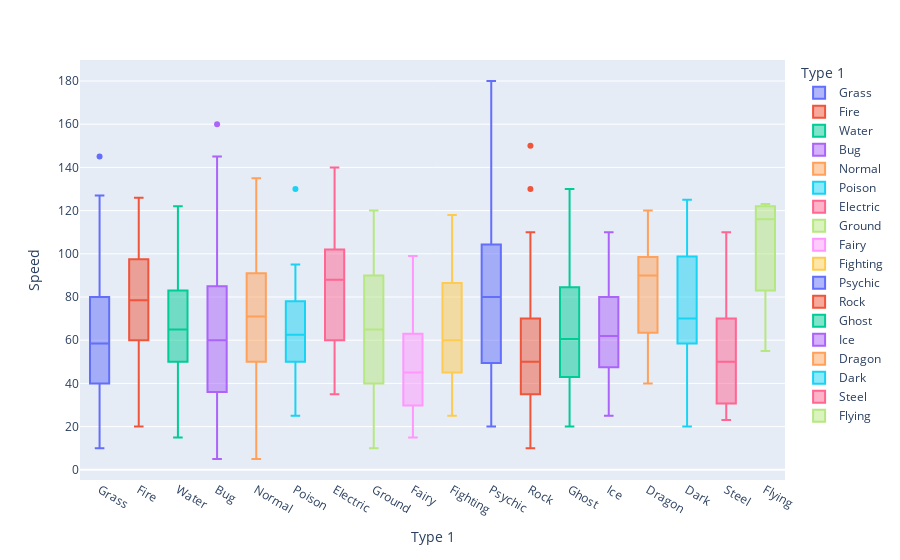

Source (notebook cell):
### Markdown cell above
**11-12 tane değerin toplamı %80'e ulaşabildiği için bu kadar veriyi ayrı ayrı incelemek çok mantıklı değil. Bu yüzden bu paretoya uygun değil. 4-5 tanesi % 80 etseydi incelemek için onları ayrı değerlendirip diğer kalanları bir grup yapabilridik.**

### Code cell
px.box(data_frame=df, x="Type 1", y= "Speed", color = "Type 1")

### Figure 1 — Plotly figure (JSON) as saved in the notebook; plotly's stock layout.template omitted (floating-point values rounded to 4 significant figures)
{"data": [{"alignmentgroup": "True", "hovertemplate": "Type 1=%{x}<br>Speed=%{y}<extra></extra>", "legendgroup": "Grass", "marker": {"color": "#636efa"}, "name": "Grass", "notched": false, "offsetgroup": "Grass", "orientation": "v", "showlegend": true, "type": "box", "x": ["Grass", "Grass", "Grass", "Grass", "Grass", "Grass", "Grass", "Grass", "Grass", "Grass", "Grass", "Grass", "Grass", "Grass", "Grass", "Grass", "Grass", "Grass", "Grass", "Grass", "Grass", "Grass", "Grass", "Grass", "Grass", "Grass", "Grass", "Grass", "Grass", "Grass", "Grass", "Grass", "Grass", "Grass", "Grass", "Grass", "Grass", "Grass", "Grass", "Grass", "Grass", "Grass", "Grass", "Grass", "Grass", "Grass", "Grass", "Grass", "Grass", "Grass", "Grass", "Grass", "Grass", "Grass", "Grass", "Grass", "Grass", "Grass", "Grass", "Grass", "Grass", "Grass", "Grass", "Grass", "Grass", "Grass", "Grass", "Grass", "Grass", "Grass"], "x0": " ", "xaxis": "x", "y": [45, 60, 80, 80, 30, 40, 50, 40, 55, 70, 40, 55, 60, 45, 60, 80, 50, 50, 80, 110, 30, 30, 70, 95, 120, 145, 30, 60, 80, 35, 70, 65, 35, 55, 51, 31, 36, 56, 55, 90, 35, 85, 46, 40, 60, 30, 50, 95, 100, 127, 63, 83, 113, 64, 101, 66, 116, 30, 90, 60, 15, 30, 10, 20, 108, 38, 57, 64, 52, 68], "y0": " ", "yaxis": "y"}, {"alignmentgroup": "True", "hovertemplate": "Type 1=%{x}<br>Speed=%{y}<extra></extra>", "legendgroup": "Fire", "marker": {"color": "#EF553B"}, "name": "Fire", "notched": false, "offsetgroup": "Fire", "orientation": "v", "showlegend": true, "type": "box", "x": ["Fire", "Fire", "Fire", "Fire", "Fire", "Fire", "Fire", "Fire", "Fire", "Fire", "Fire", "Fire", "Fire", "Fire", "Fire", "Fire", "Fire", "Fire", "Fire", "Fire", "Fire", "Fire", "Fire", "Fire", "Fire", "Fire", "Fire", "Fire", "Fire", "Fire", "Fire", "Fire", "Fire", "Fire", "Fire", "Fire", "Fire", "Fire", "Fire", "Fire", "Fire", "Fire", "Fire", "Fire", "Fire", "Fire", "Fire", "Fire", "Fire", "Fire", "Fire", "Fire"], "x0": " ", "xaxis": "x", "y": [65, 80, 100, 100, 100, 65, 100, 60, 95, 90, 105, 93, 65, 90, 65, 80, 100, 20, 30, 83, 100, 90, 45, 55, 80, 100, 35, 40, 20, 20, 61, 81, 108, 83, 77, 45, 55, 65, 64, 101, 50, 95, 55, 65, 60, 73, 104, 84, 126, 72, 106, 70], "y0": " ", "yaxis": "y"}, {"alignmentgroup": "True", "hovertemplate": "Type 1=%{x}<br>Speed=%{y}<extra></extra>", "legendgroup": "Water", "marker": {"color": "#00cc96"}, "name": "Water", "notched": false, "offsetgroup": "Water", "orientation": "v", "showlegend": true, "type": "box", "x": ["Water", "Water", "Water", "Water", "Water", "Water", "Water", "Water", "Water", "Water", "Water", "Water", "Water", "Water", "Water", "Water", "Water", "Water", "Water", "Water", "Water", "Water", "Water", "Water", "Water", "Water", "Water", "Water", "Water", "Water", "Water", "Water", "Water", "Water", "Water", "Water", "Water", "Water", "Water", "Water", "Water", "Water", "Water", "Water", "Water", "Water", "Water", "Water", "Water", "Water", "Water", "Water", "Water", "Water", "Water", "Water", "Water", "Water", "Water", "Water", "Water", "Water", "Water", "Water", "Water", "Water", "Water", "Water", "Water", "Water", "Water", "Water", "Water", "Water", "Water", "Water", "Water", "Water", "Water", "Water", "Water", "Water", "Water", "Water", "Water", "Water", "Water", "Water", "Water", "Water", "Water", "Water", "Water", "Water", "Water", "Water", "Water", "Water", "Water", "Water", "Water", "Water", "Water", "Water", "Water", "Water", "Water", "Water", "Water", "Water", "Water", "Water"], "x0": " ", "xaxis": "x", "y": [43, 58, 78, 78, 55, 85, 90, 90, 70, 70, 100, 15, 30, 30, 45, 70, 40, 70, 50, 75, 60, 85, 63, 68, 85, 115, 80, 81, 81, 60, 65, 43, 58, 78, 67, 67, 40, 50, 70, 15, 35, 30, 85, 35, 65, 45, 70, 85, 85, 40, 50, 60, 70, 30, 50, 70, 85, 65, 65, 95, 105, 60, 60, 60, 60, 35, 55, 80, 81, 32, 52, 52, 55, 97, 90, 90, 40, 50, 60, 85, 115, 34, 39, 66, 91, 50, 100, 80, 100, 45, 60, 70, 64, 101, 64, 69, 74, 98, 22, 32, 55, 98, 40, 60, 65, 108, 108, 71, 97, 122, 44, 59], "y0": " ", "yaxis": "y"}, {"alignmentgroup": "True", "hovertemplate": "Type 1=%{x}<br>Speed=%{y}<extra></extra>", "legendgroup": "Bug", "marker": {"color": "#ab63fa"}, "name": "Bug", "notched": false, "offsetgroup": "Bug", "orientation": "v", "showlegend": true, "type": "box", "x": ["Bug", "Bug", "Bug", "Bug", "Bug", "Bug", "Bug", "Bug", "Bug", "Bug", "Bug", "Bug", "Bug", "Bug", "Bug", "Bug", "Bug", "Bug", "Bug", "Bug", "Bug", "Bug", "Bug", "Bug", "Bug", "Bug", "Bug", "Bug", "Bug", "Bug", "Bug", "Bug", "Bug", "Bug", "Bug", "Bug", "Bug", "Bug", "Bug", "Bug", "Bug", "Bug", "Bug", "Bug", "Bug", "Bug", "Bug", "Bug", "Bug", "Bug", "Bug", "Bug", "Bug", "Bug", "Bug", "Bug", "Bug", "Bug", "Bug", "Bug", "Bug", "Bug", "Bug", "Bug", "Bug", "Bug", "Bug", "Bug", "Bug"], "x0": " ", "xaxis": "x", "y": [45, 30, 70, 50, 35, 75, 145, 25, 30, 45, 90, 105, 85, 105, 55, 85, 30, 40, 95, 15, 40, 65, 75, 5, 85, 75, 20, 15, 65, 15, 65, 65, 60, 40, 160, 40, 85, 85, 25, 65, 36, 36, 36, 36, 66, 70, 40, 95, 42, 42, 92, 57, 47, 112, 55, 45, 60, 20, 65, 108, 25, 145, 109, 60, 100, 99, 35, 29, 89], "y0": " ", "yaxis": "y"}, {"alignmentgroup": "True", "hovertemplate": "Type 1=%{x}<br>Speed=%{y}<extra></extra>", "legendgroup": "Normal", "marker": {"color": "#FFA15A"}, "name": "Normal", "notched": false, "offsetgroup": "Normal", "orientation": "v", "showlegend": true, "type": "box", "x": ["Normal", "Normal", "Normal", "Normal", "Normal", "Normal", "Normal", "Normal", "Normal", "Normal", "Normal", "Normal", "Normal", "Normal", "Normal", "Normal", "Normal", "Normal", "Normal", "Normal", "Normal", "Normal", "Normal", "Normal", "Normal", "Normal", "Normal", "Normal", "Normal", "Normal", "Normal", "Normal", "Normal", "Normal", "Normal", "Normal", "Normal", "Normal", "Normal", "Normal", "Normal", "Normal", "Normal", "Normal", "Normal", "Normal", "Normal", "Normal", "Normal", "Normal", "Normal", "Normal", "Normal", "Normal", "Normal", "Normal", "Normal", "Normal", "Normal", "Normal", "Normal", "Normal", "Normal", "Normal", "Normal", "Normal", "Normal", "Normal", "Normal", "Normal", "Normal", "Normal", "Normal", "Normal", "Normal", "Normal", "Normal", "Normal", "Normal", "Normal", "Normal", "Normal", "Normal", "Normal", "Normal", "Normal", "Normal", "Normal", "Normal", "Normal", "Normal", "Normal", "Normal", "Normal", "Normal", "Normal", "Normal", "Normal"], "x0": " ", "xaxis": "x", "y": [56, 71, 101, 121, 72, 97, 70, 100, 20, 45, 90, 115, 60, 75, 100, 30, 50, 90, 100, 110, 48, 55, 40, 30, 20, 90, 50, 70, 15, 85, 85, 45, 40, 55, 60, 85, 75, 100, 55, 60, 100, 85, 125, 30, 90, 100, 28, 48, 68, 20, 50, 70, 60, 50, 90, 70, 40, 60, 80, 100, 31, 71, 115, 85, 105, 135, 85, 112, 30, 91, 5, 50, 90, 100, 120, 42, 77, 55, 60, 80, 43, 65, 93, 50, 50, 75, 115, 75, 95, 55, 60, 80, 90, 128, 57, 78, 62, 102], "y0": " ", "yaxis": "y"}, {"alignmentgroup": "True", "hovertemplate": "Type 1=%{x}<br>Speed=%{y}<extra></extra>", "legendgroup": "Poison", "marker": {"color": "#19d3f3"}, "name": "Poison", "notched": false, "offsetgroup": "Poison", "orientation": "v", "showlegend": true, "type": "box", "x": ["Poison", "Poison", "Poison", "Poison", "Poison", "Poison", "Poison", "Poison", "Poison", "Poison", "Poison", "Poison", "Poison", "Poison", "Poison", "Poison", "Poison", "Poison", "Poison", "Poison", "Poison", "Poison", "Poison", "Poison", "Poison", "Poison", "Poison", "Poison"], "x0": " ", "xaxis": "x", "y": [55, 80, 41, 56, 76, 50, 65, 85, 55, 90, 25, 50, 35, 60, 130, 40, 55, 65, 74, 84, 65, 95, 50, 85, 65, 75, 30, 44], "y0": " ", "yaxis": "y"}, {"alignmentgroup": "True", "hovertemplate": "Type 1=%{x}<br>Speed=%{y}<extra></extra>", "legendgroup": "Electric", "marker": {"color": "#FF6692"}, "name": "Electric", "notched": false, "offsetgroup": "Electric", "orientation": "v", "showlegend": true, "type": "box", "x": ["Electric", "Electric", "Electric", "Electric", "Electric", "Electric", "Electric", "Electric", "Electric", "Electric", "Electric", "Electric", "Electric", "Electric", "Electric", "Electric", "Electric", "Electric", "Electric", "Electric", "Electric", "Electric", "Electric", "Electric", "Electric", "Electric", "Electric", "Electric", "Electric", "Electric", "Electric", "Electric", "Electric", "Electric", "Electric", "Electric", "Electric", "Electric", "Electric", "Electric", "Electric", "Electric", "Electric", "Electric"], "x0": " ", "xaxis": "x", "y": [90, 110, 45, 70, 100, 140, 105, 130, 100, 60, 35, 45, 55, 45, 95, 115, 65, 105, 135, 95, 95, 45, 60, 70, 95, 60, 95, 91, 86, 86, 86, 86, 86, 76, 116, 103, 60, 40, 50, 111, 101, 70, 109, 101], "y0": " ", "yaxis": "y"}, {"alignmentgroup": "True", "hovertemplate": "Type 1=%{x}<br>Speed=%{y}<extra></extra>", "legendgroup": "Ground", "marker": {"color": "#B6E880"}, "name": "Ground", "notched": false, "offsetgroup": "Ground", "orientation": "v", "showlegend": true, "type": "box", "x": ["Ground", "Ground", "Ground", "Ground", "Ground", "Ground", "Ground", "Ground", "Ground", "Ground", "Ground", "Ground", "Ground", "Ground", "Ground", "Ground", "Ground", "Ground", "Ground", "Ground", "Ground", "Ground", "Ground", "Ground", "Ground", "Ground", "Ground", "Ground", "Ground", "Ground", "Ground", "Ground"], "x0": " ", "xaxis": "x", "y": [40, 65, 95, 120, 35, 45, 25, 40, 85, 40, 50, 10, 70, 100, 55, 75, 90, 90, 32, 47, 40, 95, 68, 88, 65, 74, 92, 32, 35, 55, 101, 91], "y0": " ", "yaxis": "y"}, {"alignmentgroup": "True", "hovertemplate": "Type 1=%{x}<br>Speed=%{y}<extra></extra>", "legendgroup": "Fairy", "marker": {"color": "#FF97FF"}, "name": "Fairy", "notched": false, "offsetgroup": "Fairy", "orientation": "v", "showlegend": true, "type": "box", "x": ["Fairy", "Fairy", "Fairy", "Fairy", "Fairy", "Fairy", "Fairy", "Fairy", "Fairy", "Fairy", "Fairy", "Fairy", "Fairy", "Fairy", "Fairy", "Fairy", "Fairy"], "x0": " ", "xaxis": "x", "y": [35, 60, 15, 20, 40, 30, 45, 80, 42, 52, 75, 23, 29, 49, 72, 60, 99], "y0": " ", "yaxis": "y"}, {"alignmentgroup": "True", "hovertemplate": "Type 1=%{x}<br>Speed=%{y}<extra></extra>", "legendgroup": "Fighting", "marker": {"color": "#FECB52"}, "name": "Fighting", "notched": false, "offsetgroup": "Fighting", "orientation": "v", "showlegend": true, "type": "box", "x": ["Fighting", "Fighting", "Fighting", "Fighting", "Fighting", "Fighting", "Fighting", "Fighting", "Fighting", "Fighting", "Fighting", "Fighting", "Fighting", "Fighting", "Fighting", "Fighting", "Fighting", "Fighting", "Fighting", "Fighting", "Fighting", "Fighting", "Fighting", "Fighting", "Fighting", "Fighting", "Fighting"], "x0": " ", "xaxis": "x", "y": [70, 95, 35, 45, 55, 87, 76, 35, 70, 25, 50, 60, 80, 100, 60, 90, 112, 35, 40, 45, 45, 85, 65, 105, 43, 58, 118], "y0": " ", "yaxis": "y"}, {"alignmentgroup": "True", "hovertemplate": "Type 1=%{x}<br>Speed=%{y}<extra></extra>", "legendgroup": "Psychic", "marker": {"color": "#636efa"}, "name": "Psychic", "notched": false, "offsetgroup": "Psychic", "orientation": "v", "showlegend": true, "type": "box", "x": ["Psychic", "Psychic", "Psychic", "Psychic", "Psychic", "Psychic", "Psychic", "Psychic", "Psychic", "Psychic", "Psychic", "Psychic", "Psychic", "Psychic", "Psychic", "Psychic", "Psychic", "Psychic", "Psychic", "Psychic", "Psychic", "Psychic", "Psychic", "Psychic", "Psychic", "Psychic", "Psychic", "Psychic", "Psychic", "Psychic", "Psychic", "Psychic", "Psychic", "Psychic", "Psychic", "Psychic", "Psychic", "Psychic", "Psychic", "Psychic", "Psychic", "Psychic", "Psychic", "Psychic", "Psychic", "Psychic", "Psychic", "Psychic", "Psychic", "Psychic", "Psychic", "Psychic", "Psychic", "Psychic", "Psychic", "Psychic", "Psychic"], "x0": " ", "xaxis": "x", "y": [90, 105, 120, 150, 42, 67, 90, 130, 130, 140, 100, 70, 95, 110, 48, 33, 110, 100, 40, 50, 80, 100, 60, 80, 65, 23, 150, 150, 90, 180, 45, 60, 80, 110, 95, 80, 115, 85, 100, 24, 29, 72, 114, 97, 45, 55, 65, 20, 30, 30, 30, 40, 68, 104, 104, 70, 80], "y0": " ", "yaxis": "y"}, {"alignmentgroup": "True", "hovertemplate": "Type 1=%{x}<br>Speed=%{y}<extra></extra>", "legendgroup": "Rock", "marker": {"color": "#EF553B"}, "name": "Rock", "notched": false, "offsetgroup": "Rock", "orientation": "v", "showlegend": true, "type": "box", "x": ["Rock", "Rock", "Rock", "Rock", "Rock", "Rock", "Rock", "Rock", "Rock", "Rock", "Rock", "Rock", "Rock", "Rock", "Rock", "Rock", "Rock", "Rock", "Rock", "Rock", "Rock", "Rock", "Rock", "Rock", "Rock", "Rock", "Rock", "Rock", "Rock", "Rock", "Rock", "Rock", "Rock", "Rock", "Rock", "Rock", "Rock", "Rock", "Rock", "Rock", "Rock", "Rock", "Rock", "Rock"], "x0": " ", "xaxis": "x", "y": [20, 35, 45, 70, 35, 55, 55, 80, 130, 150, 30, 41, 51, 61, 71, 30, 70, 70, 23, 43, 75, 45, 50, 58, 58, 30, 30, 10, 40, 15, 20, 25, 70, 110, 108, 50, 68, 48, 71, 46, 58, 50, 50, 110], "y0": " ", "yaxis": "y"}, {"alignmentgroup": "True", "hovertemplate": "Type 1=%{x}<br>Speed=%{y}<extra></extra>", "legendgroup": "Ghost", "marker": {"color": "#00cc96"}, "name": "Ghost", "notched": false, "offsetgroup": "Ghost", "orientation": "v", "showlegend": true, "type": "box", "x": ["Ghost", "Ghost", "Ghost", "Ghost", "Ghost", "Ghost", "Ghost", "Ghost", "Ghost", "Ghost", "Ghost", "Ghost", "Ghost", "Ghost", "Ghost", "Ghost", "Ghost", "Ghost", "Ghost", "Ghost", "Ghost", "Ghost", "Ghost", "Ghost", "Ghost", "Ghost", "Ghost", "Ghost", "Ghost", "Ghost", "Ghost", "Ghost"], "x0": " ", "xaxis": "x", "y": [80, 95, 110, 130, 85, 45, 65, 75, 25, 25, 70, 80, 105, 35, 45, 90, 90, 30, 30, 20, 55, 80, 38, 56, 51, 56, 46, 41, 84, 99, 69, 54], "y0": " ", "yaxis": "y"}, {"alignmentgroup": "True", "hovertemplate": "Type 1=%{x}<br>Speed=%{y}<extra></extra>", "legendgroup": "Ice", "marker": {"color": "#ab63fa"}, "name": "Ice", "notched": false, "offsetgroup": "Ice", "orientation": "v", "showlegend": true, "type": "box", "x": ["Ice", "Ice", "Ice", "Ice", "Ice", "Ice", "Ice", "Ice", "Ice", "Ice", "Ice", "Ice", "Ice", "Ice", "Ice", "Ice", "Ice", "Ice", "Ice", "Ice", "Ice", "Ice", "Ice", "Ice"], "x0": " ", "xaxis": "x", "y": [95, 85, 50, 50, 75, 65, 50, 80, 100, 25, 45, 65, 50, 65, 80, 110, 44, 59, 79, 40, 50, 105, 28, 28], "y0": " ", "yaxis": "y"}, {"alignmentgroup": "True", "hovertemplate": "Type 1=%{x}<br>Speed=%{y}<extra></extra>", "legendgroup": "Dragon", "marker": {"color": "#FFA15A"}, "name": "Dragon", "notched": false, "offsetgroup": "Dragon", "orientation": "v", "showlegend": true, "type": "box", "x": ["Dragon", "Dragon", "Dragon", "Dragon", "Dragon", "Dragon", "Dragon", "Dragon", "Dragon", "Dragon", "Dragon", "Dragon", "Dragon", "Dragon", "Dragon", "Dragon", "Dragon", "Dragon", "Dragon", "Dragon", "Dragon", "Dragon", "Dragon", "Dragon", "Dragon", "Dragon", "Dragon", "Dragon", "Dragon", "Dragon", "Dragon", "Dragon"], "x0": " ", "xaxis": "x", "y": [50, 70, 80, 80, 80, 50, 50, 100, 120, 110, 110, 110, 110, 95, 115, 42, 82, 102, 92, 57, 67, 97, 48, 90, 90, 95, 95, 95, 40, 60, 80, 95], "y0": " ", "yaxis": "y"}, {"alignmentgroup": "True", "hovertemplate": "Type 1=%{x}<br>Speed=%{y}<extra></extra>", "legendgroup": "Dark", "marker": {"color": "#19d3f3"}, "name": "Dark", "notched": false, "offsetgroup": "Dark", "orientation": "v", "showlegend": true, "type": "box", "x": ["Dark", "Dark", "Dark", "Dark", "Dark", "Dark", "Dark", "Dark", "Dark", "Dark", "Dark", "Dark", "Dark", "Dark", "Dark", "Dark", "Dark", "Dark", "Dark", "Dark", "Dark", "Dark", "Dark", "Dark", "Dark", "Dark", "Dark", "Dark", "Dark", "Dark", "Dark"], "x0": " ", "xaxis": "x", "y": [65, 91, 115, 65, 95, 115, 35, 70, 50, 20, 75, 115, 71, 125, 125, 66, 106, 48, 58, 65, 105, 60, 70, 60, 80, 38, 58, 98, 45, 73, 99], "y0": " ", "yaxis": "y"}, {"alignmentgroup": "True", "hovertemplate": "Type 1=%{x}<br>Speed=%{y}<extra></extra>", "legendgroup": "Steel", "marker": {"color": "#FF6692"}, "name": "Steel", "notched": false, "offsetgroup": "Steel", "orientation": "v", "showlegend": true, "type": "box", "x": ["Steel", "Steel", "Steel", "Steel", "Steel", "Steel", "Steel", "Steel", "Steel", "Steel", "Steel", "Steel", "Steel", "Steel", "Steel", "Steel", "Steel", "Steel", "Steel", "Steel", "Steel", "Steel", "Steel", "Steel", "Steel", "Steel", "Steel"], "x0": " ", "xaxis": "x", "y": [30, 30, 70, 50, 50, 30, 40, 50, 50, 30, 50, 70, 110, 50, 100, 23, 33, 90, 30, 50, 90, 108, 28, 35, 60, 60, 75], "y0": " ", "yaxis": "y"}, {"alignmentgroup": "True", "hovertemplate": "Type 1=%{x}<br>Speed=%{y}<extra></extra>", "legendgroup": "Flying", "marker": {"color": "#B6E880"}, "name": "Flying", "notched": false, "offsetgroup": "Flying", "orientation": "v", "showlegend": true, "type": "box", "x": ["Flying", "Flying", "Flying", "Flying"], "x0": " ", "xaxis": "x", "y": [111, 121, 55, 123], "y0": " ", "yaxis": "y"}], "layout": {"autosize": true, "boxmode": "overlay", "legend": {"title": {"text": "Type 1"}, "tracegroupgap": 0}, "margin": {"t": 60}, "xaxis": {"anchor": "y", "autorange": true, "categoryarray": ["Grass", "Fire", "Water", "Bug", "Normal", "Poison", "Electric", "Ground", "Fairy", "Fighting", "Psychic", "Rock", "Ghost", "Ice", "Dragon", "Dark", "Steel", "Flying"], "categoryorder": "array", "domain": [0, 1], "range": [-0.5, 17.5], "title": {"text": "Type 1"}, "type": "category"}, "yaxis": {"anchor": "x", "autorange": true, "domain": [0, 1], "range": [-4.722, 189.7], "title": {"text": "Speed"}, "type": "linear"}}}
